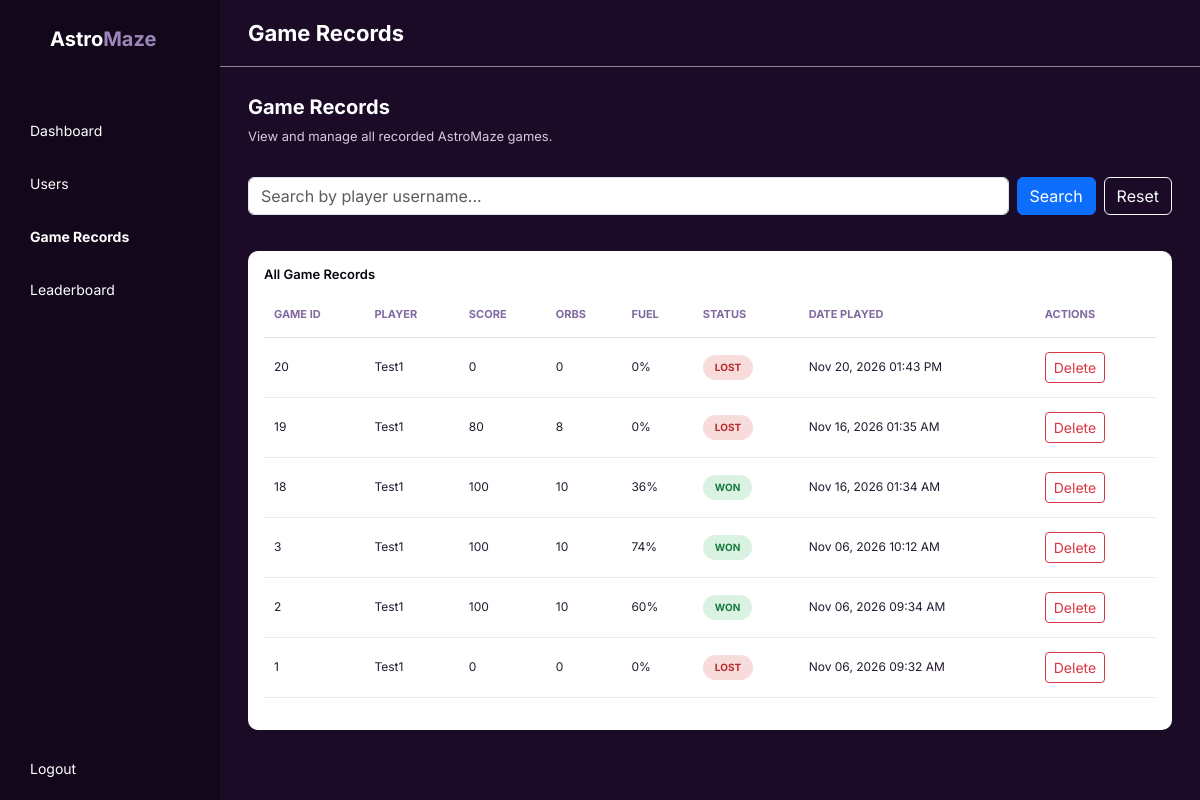
Screenshot of /admin/game_records.php (signed in) with the database file from the repository.
### tables this page shows
CREATE TABLE `game_records` (
  `game_id` int(11) NOT NULL,
  `user_id` int(11) NOT NULL,
  `score` int(11) NOT NULL DEFAULT 0,
  `orbs_collected` int(11) NOT NULL DEFAULT 0,
  `fuel_remaining` int(11) NOT NULL DEFAULT 0,
  `game_status` enum('won','lost') NOT NULL,
  `played_at` timestamp NOT NULL DEFAULT current_timestamp()
);

CREATE TABLE `users` (
  `user_id` int(11) NOT NULL,
  `username` varchar(50) NOT NULL,
  `email` varchar(100) NOT NULL,
  `password` varchar(255) NOT NULL,
  `role` enum('admin','user') NOT NULL DEFAULT 'user',
  `created_at` timestamp NOT NULL DEFAULT current_timestamp(),
  `is_active` tinyint(1) NOT NULL DEFAULT 1,
  `profile_picture` varchar(255) DEFAULT NULL
);

### admin/game_records.php (the view, shortened to what this page needs)
<?php
require_once '../includes/db.php';
$search = $_GET['search'] ?? '';
$query = "
    SELECT
        game_records.game_id,
        users.username,
        game_records.score,
        game_records.orbs_collected,
        game_records.fuel_remaining,
        game_records.game_status,
        game_records.played_at
    FROM game_records
    INNER JOIN users
        ON game_records.user_id = users.user_id
    WHERE users.username LIKE ?
    ORDER BY game_records.played_at DESC
";
$stmt = mysqli_prepare($conn, $query);
$searchTerm = "%" . $search . "%";
mysqli_stmt_bind_param($stmt, "s", $searchTerm);
mysqli_stmt_execute($stmt);
$gameResult = mysqli_stmt_get_result($stmt);
?>
<!DOCTYPE html>
<html lang="en">
<head>
    <link href="https://cdn.jsdelivr.net/npm/bootstrap@5.3.3/dist/css/bootstrap.min.css" rel="stylesheet">
    <link rel="stylesheet" href="../css/admin.css">
</head>
<body>
<div class="admin-layout">
    <aside class="admin-sidebar">
        <div class="admin-logo">
            <span class="logo-astro">Astro</span><span class="logo-maze">Maze</span>
        </div>
        <nav class="sidebar-links">
            <a href="dashboard.php">Dashboard</a>
            <a href="users.php">Users</a>
            <a href="game_records.php" class="active">Game Records</a>
            <a href="leaderboard.php">Leaderboard</a>
        </nav>
        <div class="sidebar-logout">
            <a href="../logout.php">Logout</a>
        </div>
    </aside>
    <main class="admin-main">
        <header class="admin-header">
            <h1>Game Records</h1>
        </header>
        <section class="dashboard-content">
            <div class="welcome-section">
                <h2>Game Records</h2>
                <p>View and manage all recorded AstroMaze games.</p>
            </div>
            <form method="GET" action="game_records.php" class="mb-4">
                <div class="d-flex gap-2">
                    <input
                        type="text"
                        name="search"
                        class="form-control"
                        placeholder="Search by player username..."
                        value="<?php echo htmlspecialchars($search); ?>"
                    >
                    <button type="submit" class="btn btn-primary">
                        Search
                    </button>
                    <a href="game_records.php" class="btn btn-outline-light">
                        Reset
                    </a>
                </div>
            </form>
            <div class="activity-section">
                <h3>All Game Records</h3>
                <div class="table-responsive">
                    <table class="table align-middle">
                        <thead>
                            <tr>
                                <th>GAME ID</th>
                                <th>PLAYER</th>
                                <th>SCORE</th>
                                <th>ORBS</th>
                                <th>FUEL</th>
                                <th>STATUS</th>
                                <th>DATE PLAYED</th>
                                <th>ACTIONS</th>
                            </tr>
                        </thead>
                        <tbody>
                            <?php if (mysqli_num_rows($gameResult) > 0) { ?>
                                <?php while ($game = mysqli_fetch_assoc($gameResult)) { ?>
                                    <tr>
                                        <td><?php echo $game['game_id']; ?></td>
                                        <td><?php echo htmlspecialchars($game['username']); ?></td>
                                        <td><?php echo $game['score']; ?></td>
                                        <td><?php echo $game['orbs_collected']; ?></td>
                                        <td><?php echo $game['fuel_remaining']; ?>%</td>
                                        <td>
                                            <?php if ($game['game_status'] === 'won') { ?>
                                                <span class="status-badge status-won">WON</span>
                                            <?php } else { ?>
                                                <span class="status-badge status-lost">LOST</span>
                                            <?php } ?>
                                        </td>
                                        <td>
                                            <?php echo date("M d, Y h:i A", strtotime($game['played_at'])); ?>
                                        </td>
                                      <td>
                                            <form method="POST" action="delete_game_record.php"
                                                    onsubmit="return confirm('Are you sure you want to delete this game record? This action cannot be undone.');">
                                                    <button type="submit" class="btn btn-sm btn-outline-danger">
                                                        Delete
                                                    </button>
                                                </form>
                                            </td>
                                        </tr>
                                <?php } ?>
                            <?php } ?>
                        </tbody>
                    </table>
                </div>
            </div>
        </section>
    </main>
</div>
</body>
</html>

### css/admin.css (style rules this page uses)
* { margin: 0; padding: 0; box-sizing: border-box; }
body { font-family: "Inter", sans-serif; background-color: #08040f; color: #ffffff; }
.admin-layout { display: flex; min-height: 100vh; }
.admin-sidebar { width: 220px; min-height: 100vh; background-color: #12071b; display: flex; flex-direction: column; flex-shrink: 0; }
.admin-logo { padding: 24px 50px; font-size: 20px; font-weight: 700; }
.logo-astro { color: #ffffff; }
.logo-maze { color: #9c86b9; }
.sidebar-links { display: flex; flex-direction: column; gap: 8px; padding: 30px 16px; }
.sidebar-links a { color: #ffffff; text-decoration: none; font-size: 14px; font-weight: 400; padding: 12px 14px; border-radius: 5px; }
.sidebar-links a.active { font-weight: 700; }
.sidebar-logout { margin-top: auto; padding: 20px 30px; }
.sidebar-logout a { color: #ffffff; text-decoration: none; font-size: 14px; font-weight: 400; }
.admin-main { flex: 1; min-width: 0; background-color: #1b0b27; }
.admin-header { padding: 20px 28px; border-bottom: 1px solid rgba(255, 255, 255, 0.5); }
.admin-header h1 { font-size: 22px; font-weight: 700; margin: 0; }
.dashboard-content { padding: 28px; }
.welcome-section { margin-bottom: 30px; }
.welcome-section h2 { font-size: 20px; font-weight: 700; }
.welcome-section p { font-size: 13px; color: #d8cadd; margin-bottom: 0; }
.activity-section { background-color: #ffffff; color: #08040f; min-height: 240px; padding: 16px; margin-top: 36px; border-radius: 10px; }
.activity-section h3 { font-size: 13px; font-weight: 600; margin: 0; }
.activity-section table { margin-top: 10px; font-size: 12px; }
.activity-section thead th { color: #806a9f; font-weight: 700; font-size: 11px; padding: 14px 10px; border-bottom: 1px solid #e5e0eb; }
.activity-section tbody td { color: #241a30; padding: 14px 10px; border-bottom: 1px solid #eeeaf2; }
.status-badge { display: inline-block; padding: 5px 12px; border-radius: 20px; font-size: 10px; font-weight: 700; }
.status-won { background-color: #d9f2e2; color: #187a3d; }
.status-lost { background-color: #f8dcdc; color: #b52b2b; }

### rows the page displays
game_records: game_id "20", user.username "Test1", score "0", orbs_collected "0", fuel_remaining "0", game_status "LOST", played_at "Nov 20, 2026 01:43 PM"
game_records: game_id "19", user.username "Test1", score "80", orbs_collected "8", fuel_remaining "0", game_status "LOST", played_at "Nov 16, 2026 01:35 AM"
game_records: game_id "18", user.username "Test1", score "100", orbs_collected "10", fuel_remaining "36", game_status "WON", played_at "Nov 16, 2026 01:34 AM"
game_records: game_id "3", user.username "Test1", score "100", orbs_collected "10", fuel_remaining "74", game_status "WON", played_at "Nov 06, 2026 10:12 AM"
game_records: game_id "2", user.username "Test1", score "100", orbs_collected "10", fuel_remaining "60", game_status "WON", played_at "Nov 06, 2026 09:34 AM"
game_records: game_id "1", user.username "Test1", score "0", orbs_collected "0", fuel_remaining "0", game_status "LOST", played_at "Nov 06, 2026 09:32 AM"
